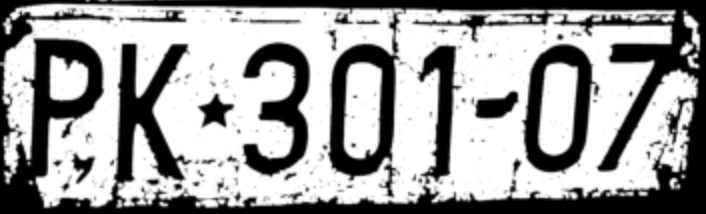
#> input picture lab_4/images/task_3/test_image.png, 706 x 214 px, found by its file name
$ jupyter execute 2_canny_edge_detection.ipynb
#> lines starting #> are read from the running program, lines starting #| are printed output that depends on the picture
# Task 2: Canny edge detection

[cell 1]
import os

import cv2
import matplotlib.pyplot as plt

[cell 2]
IMAGES_FOLDER = os.path.join(".", "images", "task_2")

[cell 3]
def show_image(image, title, cmap):
    plt.figure(figsize=(5, 5))
    plt.imshow(image, cmap=cmap)
    plt.title(title)
    plt.axis('off')
    plt.show()

[cell 4]
image = cv2.imread(os.path.join(IMAGES_FOLDER, "test_image.png"))
#> image is the input picture: shape (214, 706, 3); min 0, max 255, mean 157.5
image = cv2.cvtColor(image, cv2.COLOR_BGR2GRAY)
#> image: shape (214, 706)

[cell 5]
show_image(image, title="Test image", cmap="gray")

[cell 6]
def show_canny_results(image, title, thresholds):
#> called with title = 'Canny with fixed upper threshold=200'
    n_thresholds = len(thresholds)
    plt.figure(figsize=(4 * n_thresholds, 4))
    plt.suptitle(title, fontsize=16, y=1.05)

    for i, (low_threshold, high_threshold) in enumerate(thresholds):
        edges = cv2.Canny(image, low_threshold, high_threshold)
        plt.subplot(1, n_thresholds, i + 1)
        plt.imshow(edges, cmap='gray')
        plt.title(f'Canny: low={low_threshold}, high={high_threshold}')
        plt.axis('off')
#> this loop made 4 passes
#> pass 1, in show_canny_results, `edges = cv2.Canny(image, low_threshold, high_threshold)`:
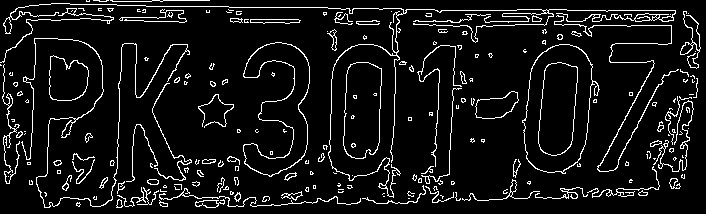
#> edges: shape (214, 706); 7.9% white in thin lines or dots

    plt.tight_layout()
    plt.show()
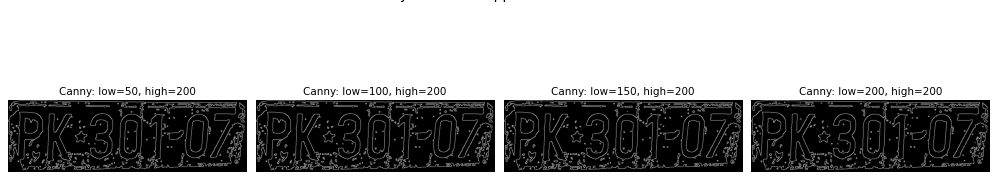
#> figure drawn by matplotlib, 4 panels

[cell 7]
show_canny_results(
    image,
    title="Canny with fixed upper threshold=200",
    thresholds=[(50, 200), (100, 200), (150, 200), (200, 200)]
)

[cell 8]
blurred_image = cv2.GaussianBlur(image, ksize=(5, 5), sigmaX=0) # sigma=0 -> OpenCV computes internally
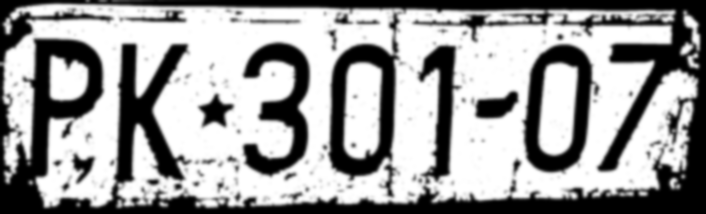
#> blurred_image: shape (214, 706); min 0, max 255, mean 157.5
show_canny_results(
    blurred_image,
    title="Canny with Gaussian blur(5x5, sigma=0) and fixed upper threshold=200",
    thresholds=[(50, 200), (100, 200), (150, 200), (200, 200)]
)
#> the loop in show_canny_results (call 2), `for i, (low_threshold, high_threshold) in enumerate(thresholds):` made 4 passes
#> pass 1, in show_canny_results (call 2), `edges = cv2.Canny(image, low_threshold, high_threshold)`:
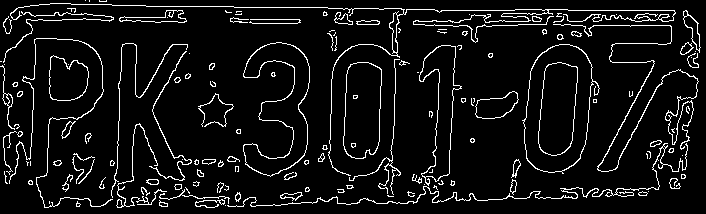
#> edges: shape (214, 706); 7.3% white in thin lines or dots

[cell 9]
show_canny_results(
    image,
    title="Canny with fixed lower threshold=50",
    thresholds=[(50, 50), (50, 100), (50, 150), (50, 200)]
)
#> the loop in show_canny_results (call 3), `for i, (low_threshold, high_threshold) in enumerate(thresholds):` made 4 passes
#> pass 1, in show_canny_results (call 3), `edges = cv2.Canny(image, low_threshold, high_threshold)`:
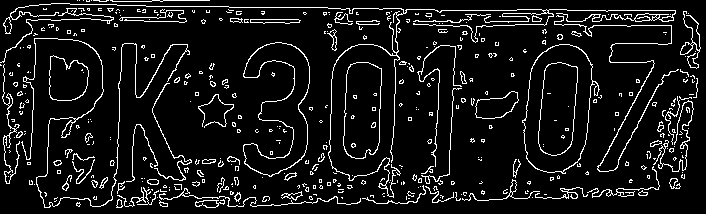
#> edges: shape (214, 706); 8.7% white in thin lines or dots
#> pass 2, in show_canny_results (call 3), `edges = cv2.Canny(image, low_threshold, high_threshold)`:
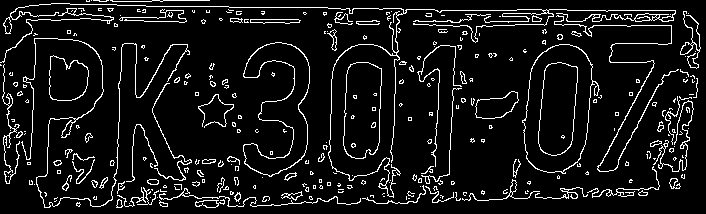
#> edges: shape (214, 706); 8.3% white in thin lines or dots
#> pass 3, in show_canny_results (call 3), `edges = cv2.Canny(image, low_threshold, high_threshold)`:
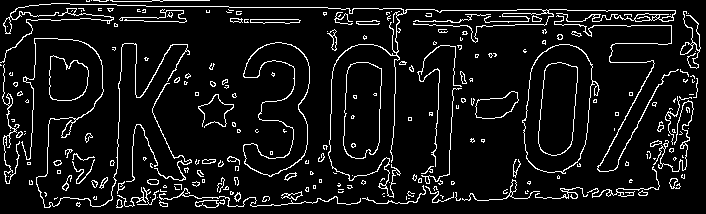
#> edges: shape (214, 706); 8.1% white in thin lines or dots

[cell 10]
show_canny_results(
    blurred_image,
    title="Canny with Gaussian blur(5x5, sigma=0) and fixed lower threshold=50",
    thresholds=[(50, 50), (50, 100), (50, 150), (50, 200)]
)
#> the loop in show_canny_results (call 4), `for i, (low_threshold, high_threshold) in enumerate(thresholds):` made 4 passes
#> pass 1, in show_canny_results (call 4), `edges = cv2.Canny(image, low_threshold, high_threshold)`:
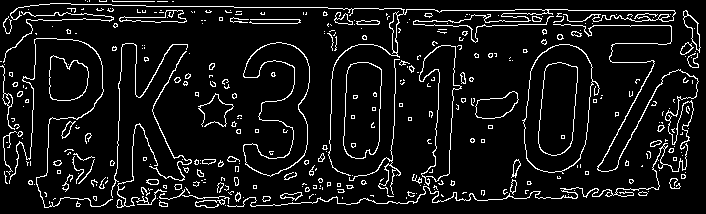
#> edges: shape (214, 706); 8.3% white in thin lines or dots
#> pass 2, in show_canny_results (call 4), `edges = cv2.Canny(image, low_threshold, high_threshold)`:
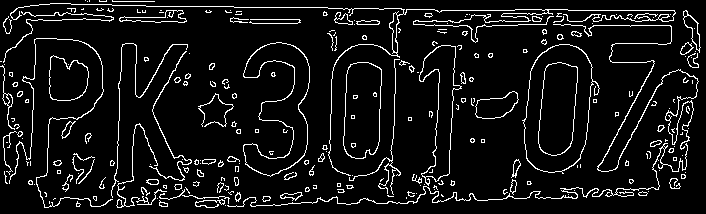
#> edges: shape (214, 706); 7.9% white in thin lines or dots
#> pass 3, in show_canny_results (call 4), `edges = cv2.Canny(image, low_threshold, high_threshold)`:
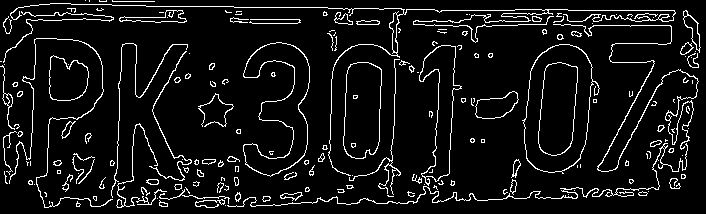
#> edges: shape (214, 706); 7.6% white in thin lines or dots
